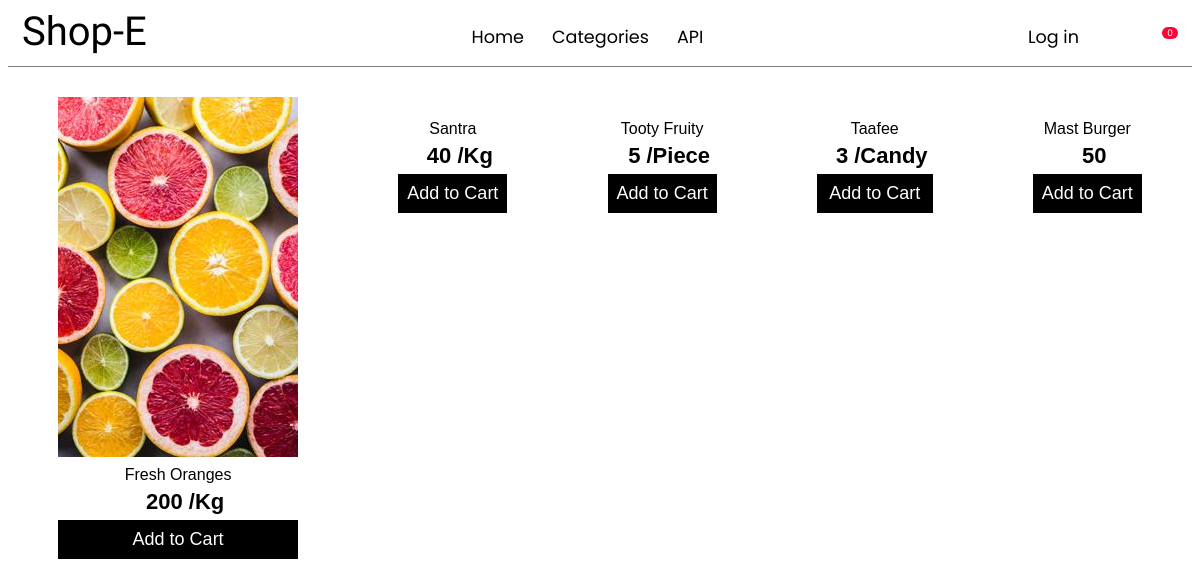
The app's page /products/food/, older data.
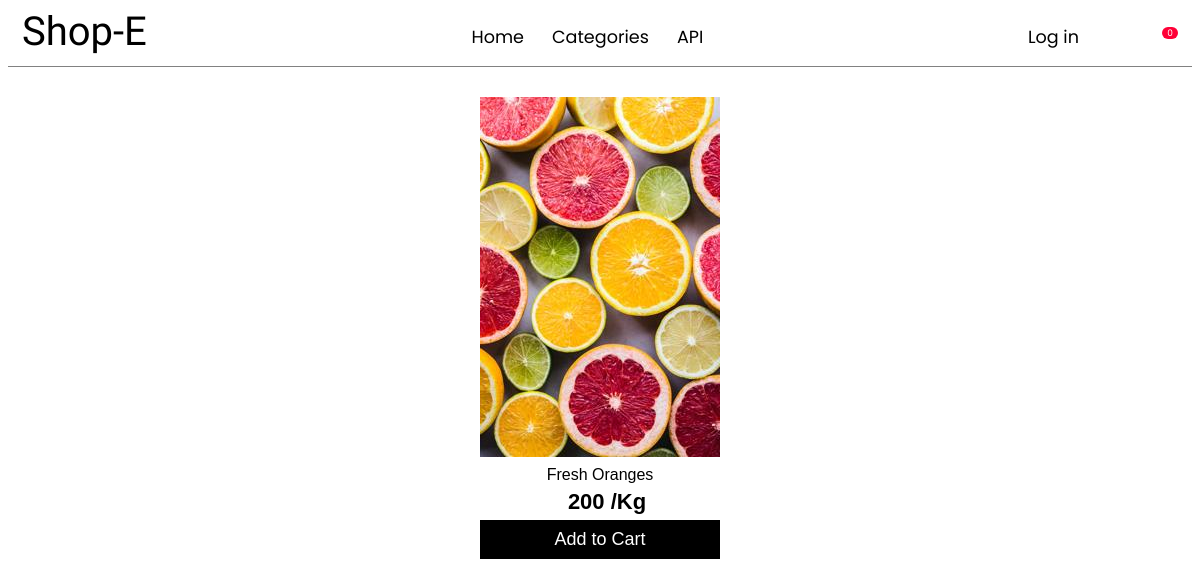
The same page, newer data.
### shop/models.py (models this page shows, shortened)
class ProductImage(models.Model):
    product = models.ForeignKey(Product, on_delete = models.CASCADE)
    image = models.ImageField(upload_to = 'image')

class Product(models.Model):
    name = models.CharField(max_length=40)
    description = models.TextField()
    price = models.CharField(max_length=10)
    category = models.TextChoices('category','clothing electronics food')
    category = models.CharField(max_length = 20, blank=True, choices = category.choices)

### shop/views.py (the view)
# urls.py: path('products/<str:category>/', views.ProductByCategory.as_view(), name='product-category'),
class ProductByCategory(ListView):
    model = ProductImage
    template_name = 'shop/product_category.html'
    context_object_name = 'products'
    def get_queryset(self,**kwargs):
        category=self.kwargs['category']
        list = []
        for product in Product.objects.filter(category=category):
            list.append(ProductImage.objects.get(product=product))
        return list

### shop/templates/shop/product_category.html (shortened to what this page needs)
{% extends 'shop/base.html' %}
{% block container %}
<div class="product-container">
{% for product in products %}
<div class='product'>
    <img onclick="location.href='{% url 'product-detail' product.id %}'" src="{{ product.image.url }}" alt="">
    <span onclick="location.href='{% url 'product-detail' product.id %}'" >{{ product.product.name }}</span>
    <span id="price"><i style="font-size: large;" class="icofont-rupee"></i>{{ product.product.price }}</span>
    {% if product.product.name in request.session.cart  %}
    <div><a href="{% url 'cart' %}">Go to Cart</a></div>
    {% else  %}
    <button type="submit" value="{{product.product.name}}">Add to Cart</Button>
    {% endif %}
</div>
{% endfor %}
</div>
{% endblock container %}

Row changes from the older to the newer data that the page shows:
removed ProductImage: product.name "Santra", product.price "40 /Kg"
removed ProductImage: product.name "Tooty Fruity", product.price "5 /Piece"
removed ProductImage: product.name "Taafee", product.price "3 /Candy"
removed ProductImage: product.name "Mast Burger", product.price "50"
